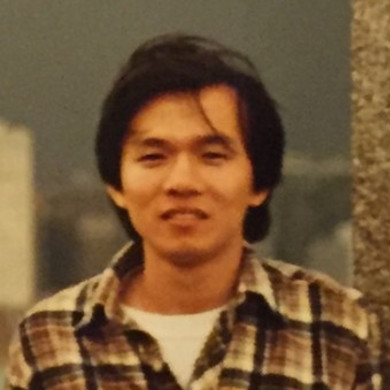
#> input picture lesson13/hung.jpg, 390 x 390 px
$ python ch13_2.py
#> lines starting #> are read from the running program, lines starting #| are printed output that depends on the picture
import cv2
import numpy as np

src = cv2.imread('hung.jpg')
#> src is the input picture: shape (390, 390, 3); mean B, G, R 56, 87.9, 117.5
cv2.imshow('src', src)
mask = np.zeros(src.shape[:2], np.uint8)        # 建立遮罩, 大小和src相同
bgdModel = np.zeros((1, 65), np.float64)        # 建立內部用暫時計算陣列
fgdModel = np.zeros((1, 65), np.float64)        # 建立內部用暫時計算陣列
rect = (10, 30, 380, 360)                       # 建立ROI區域
# 呼叫grabCut()進行分割
cv2.grabCut(src, mask, rect, bgdModel, fgdModel, 3, cv2.GC_INIT_WITH_RECT)
newmask = cv2.imread('hung_mask.jpg', cv2.IMREAD_GRAYSCALE)  # 灰階讀取
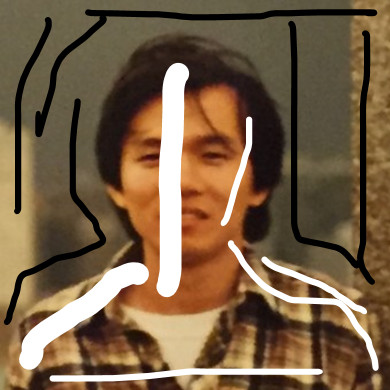
#> input picture lesson13/hung_mask.jpg, 390 x 390 px
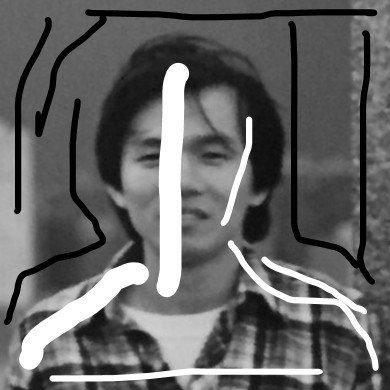
#> newmask: shape (390, 390); min 0, max 255, mean 100.4
cv2.imshow('newmask', newmask)
mask[newmask == 0] = 0                          # 黑色內容則確定是背景
mask[newmask == 255] = 1                        # 白色內容則確定是前景
cv2.grabCut(src, mask, None, bgdModel, fgdModel, 3, cv2.GC_INIT_WITH_MASK)
# 將 0, 2設為0 --- 1, 3設為1
mask = np.where((mask == 0) | (mask == 2), 0, 1).astype('uint8')
dst = src * mask[:, :, np.newaxis]              # 計算輸出影像
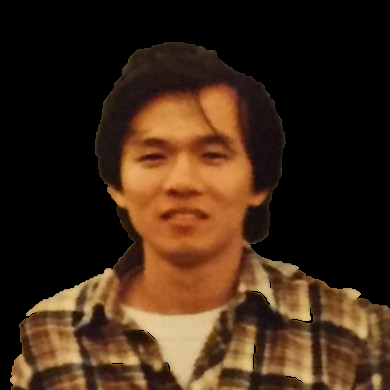
#> dst: shape (390, 390, 3); mean B, G, R 22.8, 40.1, 62.1
cv2.imshow('dst', dst)
cv2.waitKey(0)
cv2.destroyAllWindows()
